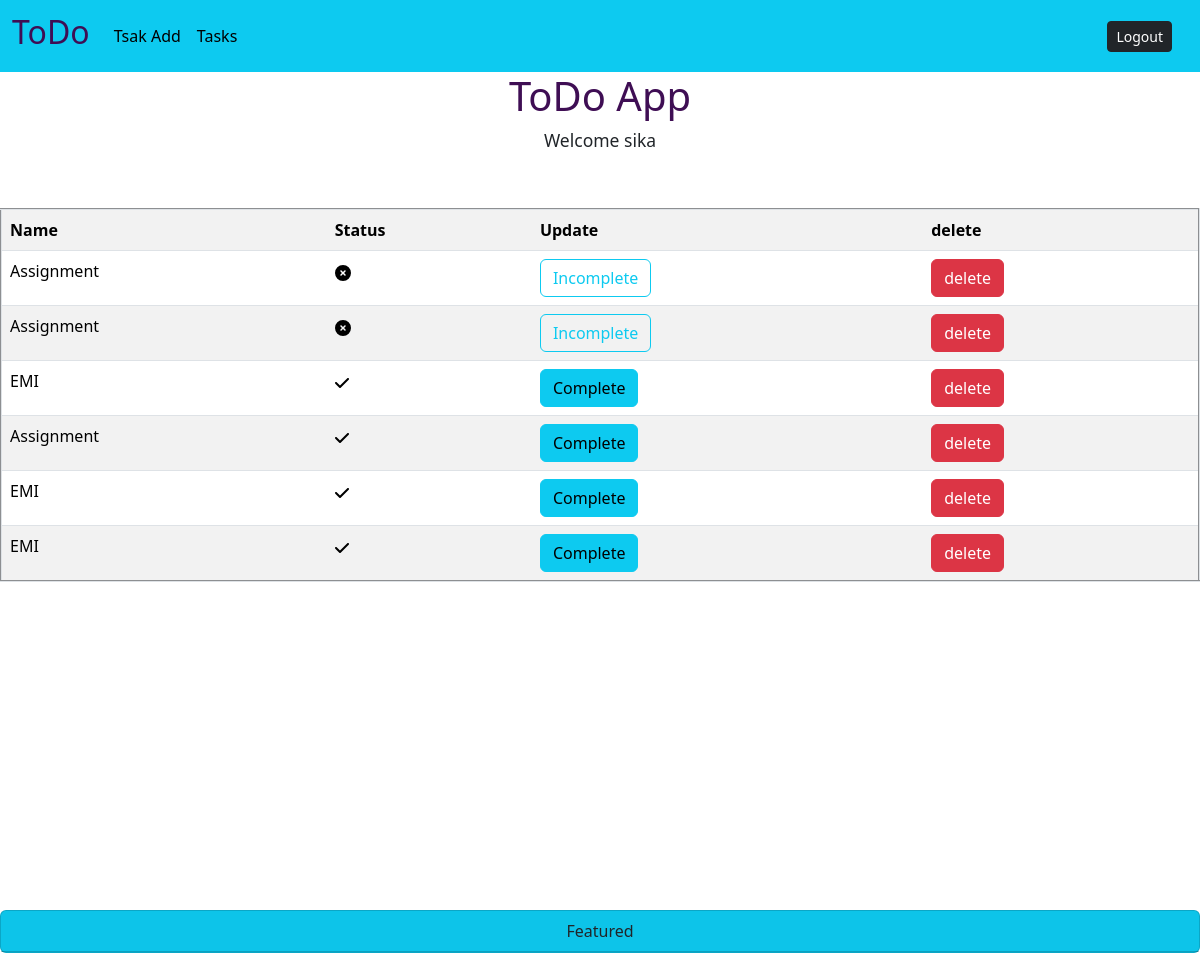
Screenshot of /task/ (signed in) with the database file from the repository.
### ToDo_App/models.py (models this page shows, shortened)
class Task(models.Model):
    Name=models.CharField(max_length=20)
    user=models.ForeignKey(User,on_delete=models.CASCADE)
    Complete=models.BooleanField(default=False)
    Date=models.DateField(auto_now_add=True)

### ToDo_App/views.py (the view, shortened to what this page needs)
# urls.py: path('task/',taskview.as_view(),name='task'),
@method_decorator(signin_required,name='dispatch')
class taskview(View):
    def get(self,request,*args,**kwargs):
        data=Task.objects.filter(user=request.user).order_by('Complete')
        return render(request,"index.html",{"data":data})

### ToDo_App/views.py (called while the page is built)
def signin_required(fn):
    def wrapper(request,*args,**kwargs):
        if not request.user.is_authenticated:
            messages.error(request,"you should login first")
            return redirect('login')
        else:
            return fn(request,*args,**kwargs)
    return wrapper

### ToDo_App/templates/index.html (shortened to what this page needs)
{% extends 'base.html' %}
{% block body %}
    <center>
    <h1 style="color: rgb(63, 14, 84);">ToDo App</h1>
    <h5><small>Welcome {{request.user}}</small></h5>
    </center>
    <br><br>
    <table border="2px" class="table table-striped">
    <tr>
    <th>Name</th>
    <th>Status</th>
    <th>Update</th>
    <th>delete</th>
    </tr>
    {% for i in data %}
    <tr>
    <td>{{i.Name}}</td>
    {% if i.Complete == False %}
    <td></td>
    {% elif i.Complete == True %}
    <td></td>
    {% endif %}
    {% if i.Complete == True %}
    <td><a class="btn btn-info" href="{% url 'edit' i.id %}">Complete</a></td>
    {% elif i.Complete == False %}
    <td><a class="btn btn-outline-info" href="{% url 'edit' i.id %}">Incomplete</a></td>
    {% endif %}
    <td><a class="btn btn-danger" href="{% url 'del' i.id %}">delete</a></td>
    </tr>
    {% endfor %}
    </table>
    <br><br>
{% endblock %}

### rows the page displays
Task: Name "Assignment", Complete False (drawn)
Task: Name "Assignment", Complete False (drawn)
Task: Name "EMI", Complete True (drawn)
Task: Name "Assignment", Complete True (drawn)
Task: Name "EMI", Complete True (drawn)
Task: Name "EMI", Complete True (drawn)

### other values shown
{{ request.user }} "sika"
